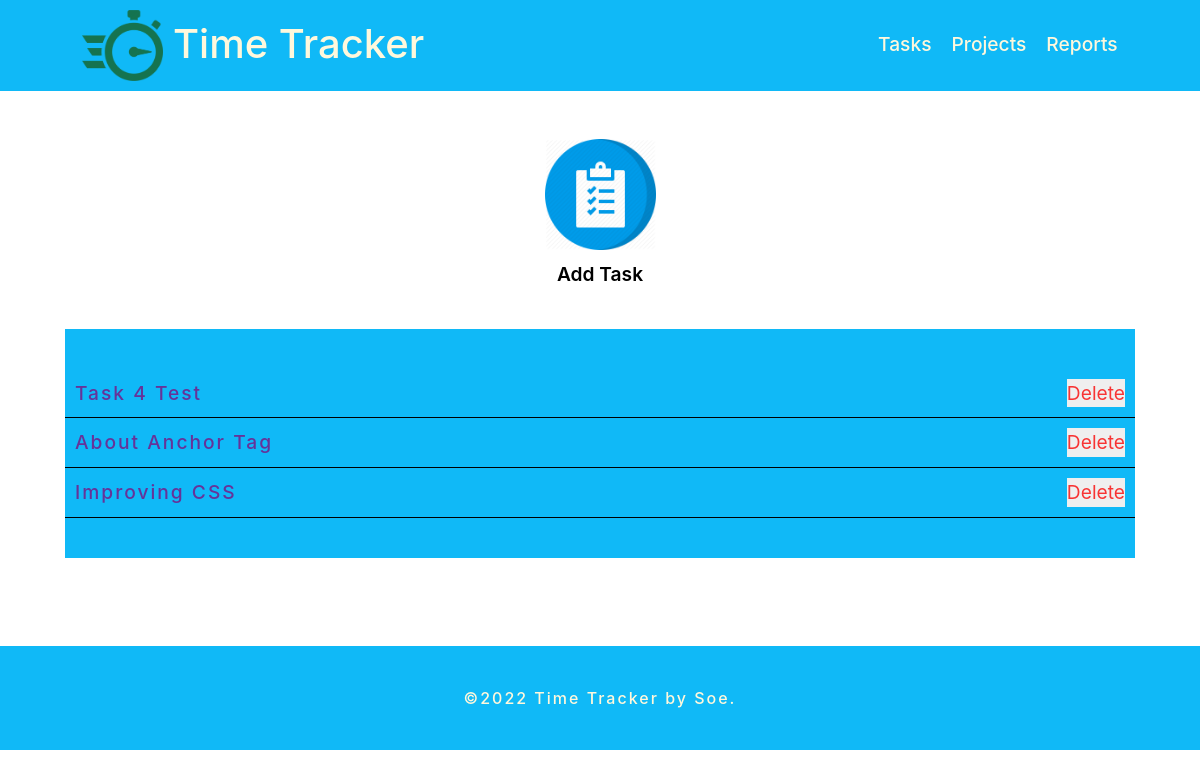
The page /task_list.php on the database its author committed.
### tables this page shows
CREATE TABLE "tasks" (
	"task_id"	INTEGER PRIMARY KEY AUTOINCREMENT UNIQUE,
	"project_id"	INTEGER,
	"title"	TEXT,
	"date"	TEXT,
	"time"	INTEGER
);

### inc/function.php (called while the page is built, shortened)
<?php
function get_task_list($filter = null)
{
    include 'connection.php';
    try {
        $sql = 'SELECT tasks.*, projects.title as project FROM tasks
             JOIN projects ON tasks.project_id = projects.project_id';
        $where = '';
        $orderby = ' ORDER BY date DESC';
        $results = $db->prepare($sql . $where . $orderby);
        $results->execute();
    } catch (Exception $e) {
        echo 'Error!:' . $e->getMessage() . '</br>';
    }
    return $results->fetchALL(PDO::FETCH_ASSOC);
}
?>

### task_list.php (the view, shortened to what this page needs)
<?php
include 'inc/function.php';
include 'inc/header.php';
?>
 <div class="container text-center mt-5 mb-5">
    <div class="row">
        <div class="col-12">
        <img src="task-icon-55.png" alt="addtasks">
        <a href="task.php">Add Task</a>
        </div>
    </div>
    <div class="form-container">
        <ul class="items">
            <?php foreach (get_task_list() as $items) {
                echo "<li><a href='task.php?id=" .
                    $items['task_id'] .
                    "'>" .
                    $items['title'] .
                    '</a>';
                echo "<form method='post' action='task_list.php' onsubmit=\"return confirm('Are you sure you want to delete this task?');\">\n";
                echo "<input type='submit' class='delete' value='Delete' />\n";
                echo '</form>';
                echo '</li>';
            } ?>
        </ul>
    </div>
 </div>
 <?php include 'inc/footer.php';
?>

### style.css (style rules this page uses)
.container .row .col-12 img { width: 10%; }
.container .row .col-12 a { display: block; margin-top: 10px; font-size: 1.2em; font-weight: 600; color: black !important; text-decoration: none !important; transition: 0.2s ease-in-out; }
.container .form-container .items { list-style: none; margin: 20px auto; padding: 40px 0; background-color: rgb(16, 185, 247); color: black; }
.container .form-container .items li { padding: 10px; font-size: 1.2em; font-weight: 500; display: flex; justify-content: space-between; letter-spacing: 2px; border-bottom: 1px solid black; }
.container .form-container .items li a { text-decoration: none; color: rebeccapurple !important; }
.container .form-container .items li form input[type='submit'] { border: 0; color: rgb(248, 52, 52); padding: 0; }
.container .form-container { margin: 0 auto; padding: 20px; }

### rows shown on the page
tasks: title "Task 4 Test"
tasks: title "About Anchor Tag"
tasks: title "Improving CSS"
